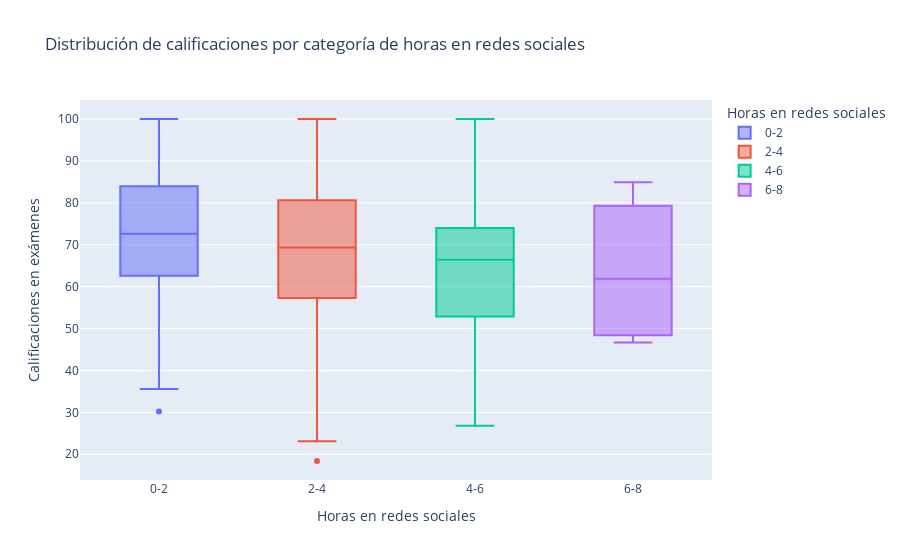

The notebook cell this image was saved under:
### Markdown cell above
#### <b>Conclusiones:</b> ambas gráficas muestran de forma evidente como la relación entre las horas de estudio y las calificaciones obtenidas en los exámenes es directamente proporcional. Cuantas más horas estudia el alumno, mejores notas saca. La línea de dispersión, además, pone en evidencia esa tendencia creciente.

### Code cell
#Relación calificaciones y uso de redes sociales

# Crear categorías de horas en redes sociales
bins = [0, 2, 4, 6, 8]
labels = ['0-2', '2-4', '4-6', '6-8']
df['social_media_category'] = pd.cut(df['social_media_hours'], bins=bins, labels=labels, right=False)

# Crear el gráfico de caja
fig = px.box(
    df,
    x='social_media_category',
    y='exam_score',
    color='social_media_category',
    title='Distribución de calificaciones por categoría de horas en redes sociales',
    labels={'social_media_category': 'Horas en redes sociales', 'exam_score': 'Calificaciones en exámenes'}
)

fig.show()

### Figure 1 — Plotly figure (JSON) as saved in the notebook; plotly's stock layout.template omitted (floating-point values rounded to 4 significant figures; data arrays with more than 128 entries replaced by an {"elided": "..."} marker saying what was removed)
{"data": [{"alignmentgroup": "True", "hovertemplate": "Horas en redes sociales=%{x}<br>Calificaciones en exámenes=%{y}<extra></extra>", "legendgroup": "0-2", "marker": {"color": "#636efa"}, "name": "0-2", "notched": false, "offsetgroup": "0-2", "orientation": "v", "showlegend": true, "type": "box", "x": {"elided": "325 str values"}, "x0": " ", "xaxis": "x", "y": {"elided": "325 float values"}, "y0": " ", "yaxis": "y"}, {"alignmentgroup": "True", "hovertemplate": "Horas en redes sociales=%{x}<br>Calificaciones en exámenes=%{y}<extra></extra>", "legendgroup": "2-4", "marker": {"color": "#EF553B"}, "name": "2-4", "notched": false, "offsetgroup": "2-4", "orientation": "v", "showlegend": true, "type": "box", "x": {"elided": "562 str values"}, "x0": " ", "xaxis": "x", "y": {"elided": "562 float values"}, "y0": " ", "yaxis": "y"}, {"alignmentgroup": "True", "hovertemplate": "Horas en redes sociales=%{x}<br>Calificaciones en exámenes=%{y}<extra></extra>", "legendgroup": "4-6", "marker": {"color": "#00cc96"}, "name": "4-6", "notched": false, "offsetgroup": "4-6", "orientation": "v", "showlegend": true, "type": "box", "x": ["4-6", "4-6", "4-6", "4-6", "4-6", "4-6", "4-6", "4-6", "4-6", "4-6", "4-6", "4-6", "4-6", "4-6", "4-6", "4-6", "4-6", "4-6", "4-6", "4-6", "4-6", "4-6", "4-6", "4-6", "4-6", "4-6", "4-6", "4-6", "4-6", "4-6", "4-6", "4-6", "4-6", "4-6", "4-6", "4-6", "4-6", "4-6", "4-6", "4-6", "4-6", "4-6", "4-6", "4-6", "4-6", "4-6", "4-6", "4-6", "4-6", "4-6", "4-6", "4-6", "4-6", "4-6", "4-6", "4-6", "4-6", "4-6", "4-6", "4-6", "4-6", "4-6", "4-6", "4-6", "4-6", "4-6", "4-6", "4-6", "4-6", "4-6", "4-6", "4-6", "4-6", "4-6", "4-6", "4-6", "4-6", "4-6", "4-6", "4-6", "4-6", "4-6", "4-6", "4-6", "4-6", "4-6", "4-6", "4-6", "4-6", "4-6", "4-6", "4-6", "4-6", "4-6", "4-6", "4-6", "4-6", "4-6", "4-6", "4-6", "4-6", "4-6", "4-6", "4-6", "4-6", "4-6", "4-6", "4-6", "4-6"], "x0": " ", "xaxis": "x", "y": [66.4, 74.0, 43.9, 43.7, 69.9, 52.1, 69.7, 71.0, 46.4, 69.6, 66.5, 60.2, 51.3, 63.4, 60.8, 26.8, 81.6, 64.7, 74.0, 69.7, 70.6, 66.6, 56.4, 47.1, 67.5, 98.0, 47.9, 65.2, 73.8, 83.3, 27.6, 67.0, 80.4, 67.8, 96.1, 72.3, 77.0, 71.0, 59.8, 79.6, 45.2, 78.7, 49.9, 58.7, 53.2, 35.7, 74.0, 77.9, 44.5, 59.7, 52.6, 55.9, 53.0, 85.0, 81.0, 72.2, 51.5, 67.0, 79.8, 70.1, 61.5, 93.1, 61.8, 51.5, 89.6, 77.2, 42.0, 64.0, 74.7, 100.0, 71.5, 75.3, 50.4, 69.4, 37.4, 73.8, 53.4, 53.4, 88.6, 56.4, 57.4, 72.7, 77.2, 59.3, 54.9, 74.0, 36.2, 49.4, 89.7, 59.0, 65.5, 80.6, 35.4, 73.2, 83.5, 60.6, 67.4, 45.4, 43.4, 83.9, 53.5, 61.0, 43.5, 62.0, 50.2, 45.7, 76.1, 74.6, 69.7], "y0": " ", "yaxis": "y"}, {"alignmentgroup": "True", "hovertemplate": "Horas en redes sociales=%{x}<br>Calificaciones en exámenes=%{y}<extra></extra>", "legendgroup": "6-8", "marker": {"color": "#ab63fa"}, "name": "6-8", "notched": false, "offsetgroup": "6-8", "orientation": "v", "showlegend": true, "type": "box", "x": ["6-8", "6-8", "6-8", "6-8"], "x0": " ", "xaxis": "x", "y": [46.7, 73.7, 84.9, 50.1], "y0": " ", "yaxis": "y"}], "layout": {"boxmode": "overlay", "legend": {"title": {"text": "Horas en redes sociales"}, "tracegroupgap": 0}, "title": {"text": "Distribución de calificaciones por categoría de horas en redes sociales"}, "xaxis": {"anchor": "y", "categoryarray": ["0-2", "2-4", "4-6", "6-8"], "categoryorder": "array", "domain": [0, 1], "title": {"text": "Horas en redes sociales"}}, "yaxis": {"anchor": "x", "domain": [0, 1], "title": {"text": "Calificaciones en exámenes"}}}}
